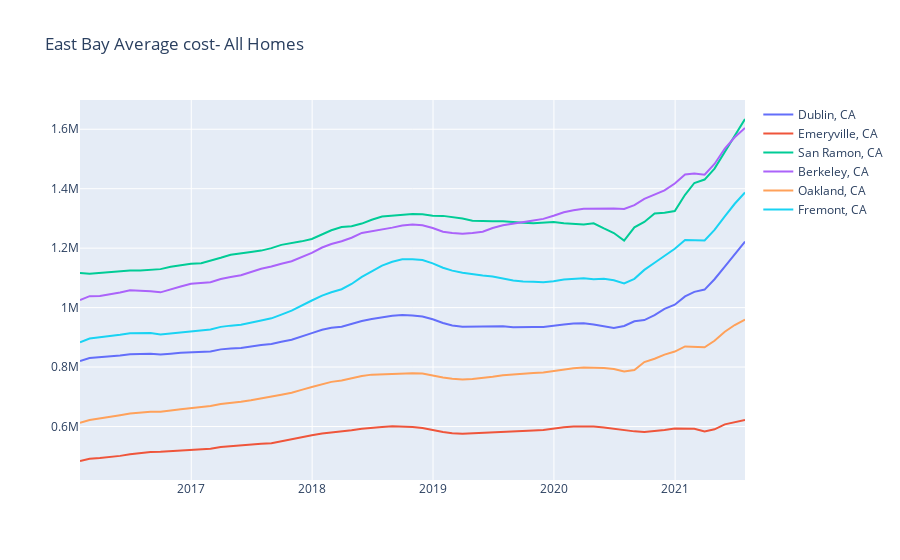

The notebook cell saved with this chart:
### Code cell
fig=plot_df(plot1,'East Bay Average cost- All Homes')
plotly.iplot(fig)
